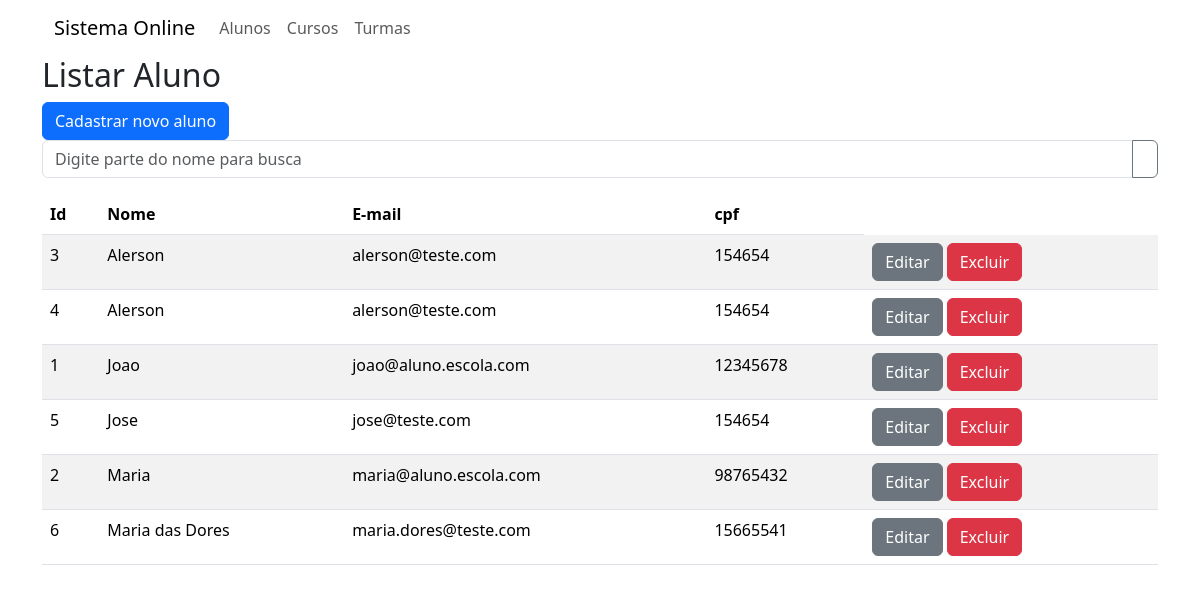
The app's page /teste/listar_alunos, older data.
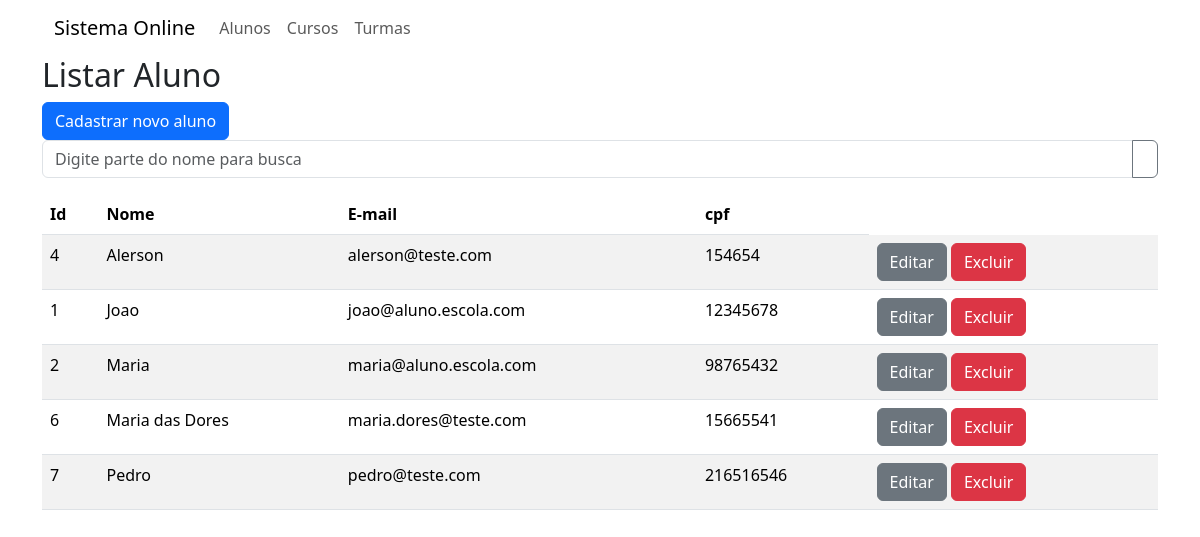
The same page, newer data.
### teste/models.py (models this page shows, shortened)
class Aluno(models.Model):
    nome = models.CharField(max_length=200, null=False)
    cpf = models.CharField(max_length=14, null=False)
    email = models.EmailField()

### teste/views.py (the view)
# urls.py: path('listar_alunos', views.listarAluno,
def listarAluno(request):
    busca = request.GET.get('busca')
    if busca:
        alunos = Aluno.objects.filter(nome__icontains=busca).extra(select={'novo': 'lower(nome)'}).order_by('novo')
    else:
        alunos = Aluno.objects.all().extra(select={'novo': 'lower(nome)'}).order_by('novo')
    return render(request, 'listar_aluno.html',
                  {'alunos':alunos})

### teste/templates/listar_aluno.html
{% extends 'base.html' %}
{% load bootstrap_icons %}
{% block content %}
    <h2>Listar Aluno</h2>
    <a href="{% url 'incluir_aluno' %}" class="btn btn-primary">
        Cadastrar novo aluno</a>
    <form method="get">
        <div class="input-group mb-3">
            <input type="text" class="form-control"
                placeholder="Digite parte do nome para busca"
                aria-label="Digite parte do nome para busca"
                name="busca"
                aria-describedby="botao-busca">
            <button class="btn btn-outline-secondary" type="submit"
                id="botao-busca">{% bs_icon 'search' %}</button>
        </div>
    </form>
    <table class="table table-striped">
        <thead>
            <tr>
                <th>Id</th>
                <th>Nome</th>
                <th>E-mail</th>
                <th>cpf</th>
            </tr>
        </thead>
        <tbody>
            {% for a in alunos %}
                <tr>
                    <td>{{a.id}}</td>
                    <td>{{a.nome}}</td>
                    <td>{{a.email}}</td>
                    <td>{{a.cpf}}</td>
                    <td>
                        <a href="{% url 'editar_aluno' a.id %}" class="btn btn-secondary">Editar {% bs_icon 'pen' %}</a>
                        <a href="javascript:void(0)"
                            onclick="abrirTela('{% url 'excluir_aluno' a.id %}')" class="btn btn-danger">Excluir {% bs_icon 'x-lg' %}</a>
                    </td>
                </tr>
            {% endfor %}
        </tbody>
    </table>
    {% endblock %}

Row changes from the older to the newer data that the page shows:
removed Aluno: id "3", nome "Alerson", email "alerson@teste.com", cpf "154654"
removed Aluno: id "5", nome "Jose", email "jose@teste.com", cpf "154654"
added Aluno: id "7", nome "Pedro", email "pedro@teste.com", cpf "216516546"
